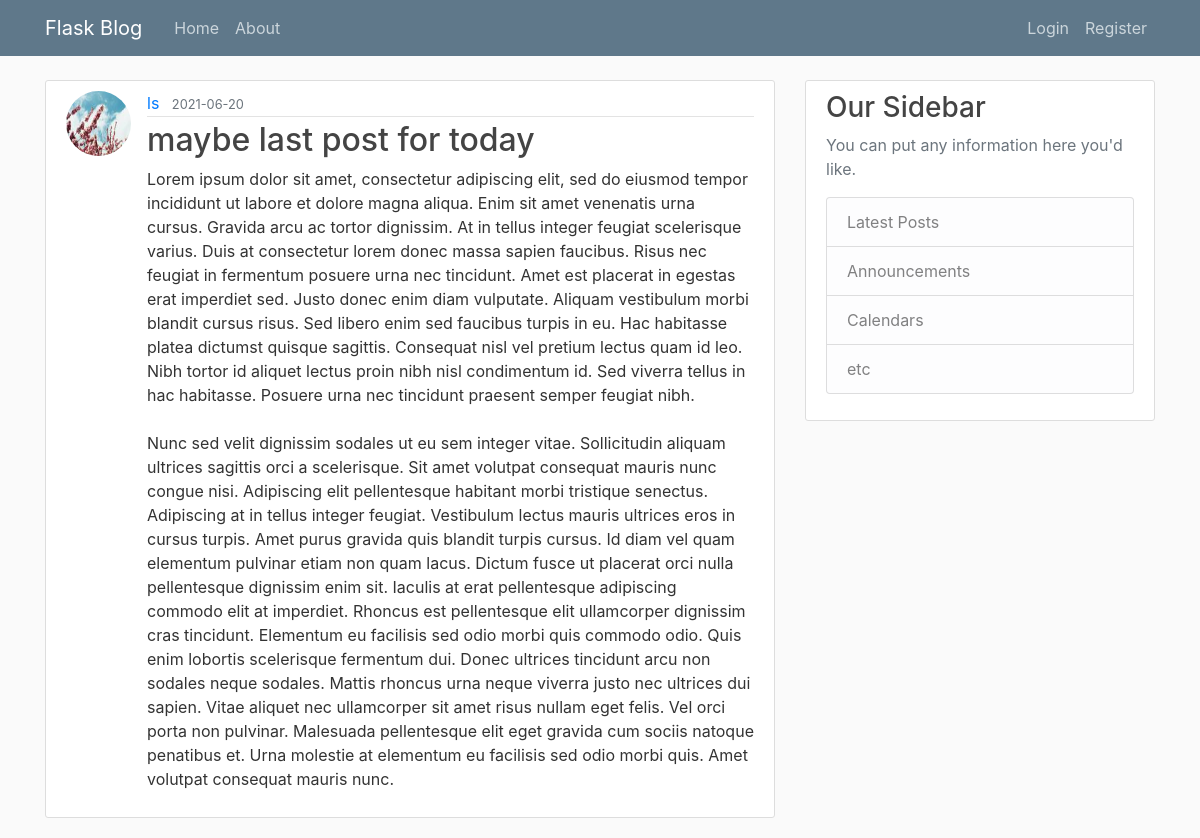
The app's page /post/13, older data.
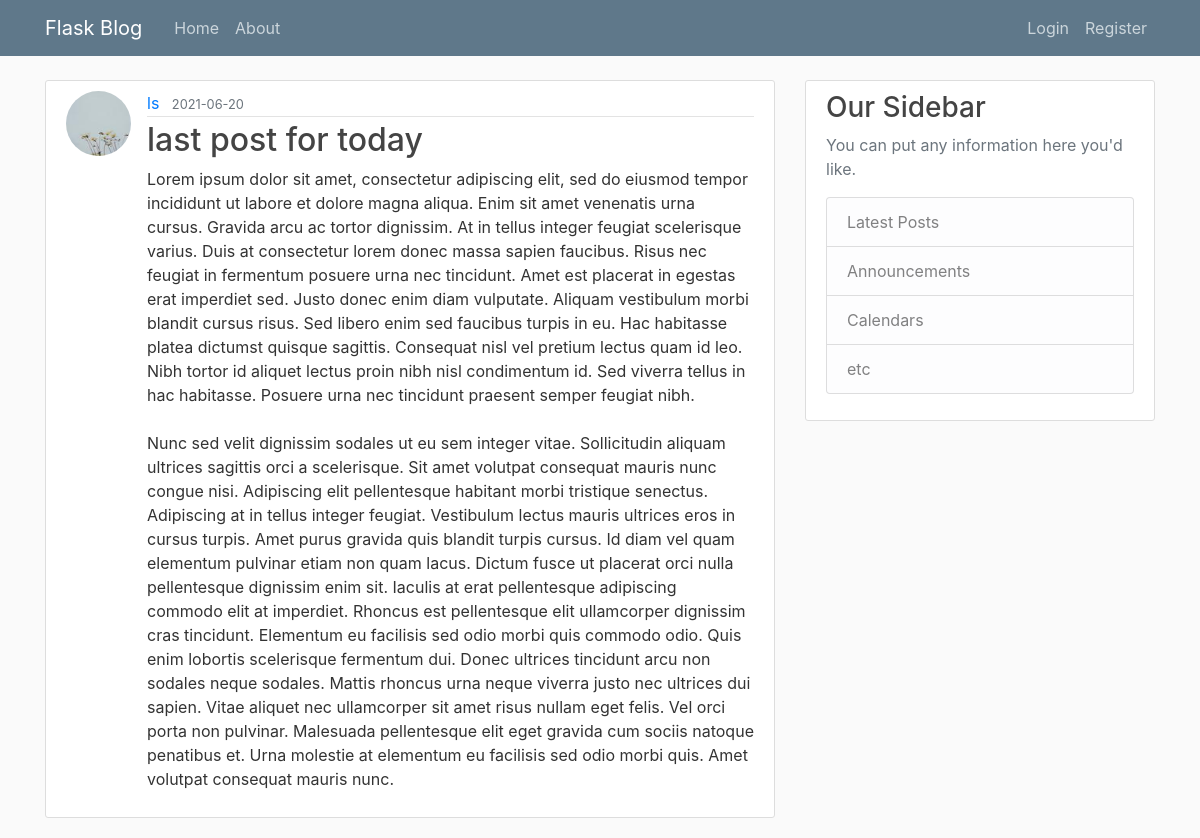
The same page, newer data.
### flaskblog/models.py (models this page shows, shortened)
class User(db.Model, UserMixin):
    id = db.Column(db.Integer, primary_key=True)
    username = db.Column(db.String(20), unique=True, nullable=False)
    email = db.Column(db.String(120), unique=True, nullable=False)
    image_file = db.Column(db.String(20), nullable=False, default='default.jpg')
    password = db.Column(db.String(60), nullable=False)
    posts = db.relationship('Post', backref='author', lazy=True)

class Post(db.Model):
    id = db.Column(db.Integer, primary_key=True)
    title = db.Column(db.String(100), nullable = False)
    date_posted = db.Column(db.DateTime, nullable = False, default = datetime.utcnow)
    content = db.Column(db.Text, nullable = False)
    user_id = db.Column(db.Integer, db.ForeignKey('user.id'), nullable=False)

### flaskblog/posts/routes.py (the view)
@posts.route("/post/<int:post_id>")
def post(post_id):
    post = Post.query.get_or_404(post_id)
    return render_template('post.html', title=post.title, post=post)

### flaskblog/templates/post.html (shortened to what this page needs)
{% extends "layout.html" %}
{% block content %}
    <article class="media content-section">
        <img class="rounded-circle article-img" src=" {{ url_for('static', filename='profile_pics/' + post.author.image_file) }}" alt="">
        <div class="media-body">
            <div class="article-metadata">
                <a class="mr-2" href="{{ url_for('users.user_posts', username=post.author.username)}}">{{ post.author.username }}</a>
                <small class="text-muted">{{ post.date_posted.strftime('%Y-%m-%d') }}</small>
            </div>
             <h2 class="article-title">{{ post.title }}</h2>
            <p class="article-content">{{ post.content }}</p>
        </div>
    </article>
{% endblock content %}

Row changes from the older to the newer data that the page shows:
changed User "ls": image_file: a different picture
changed Post: title "maybe last post for today" → "last post for today"
